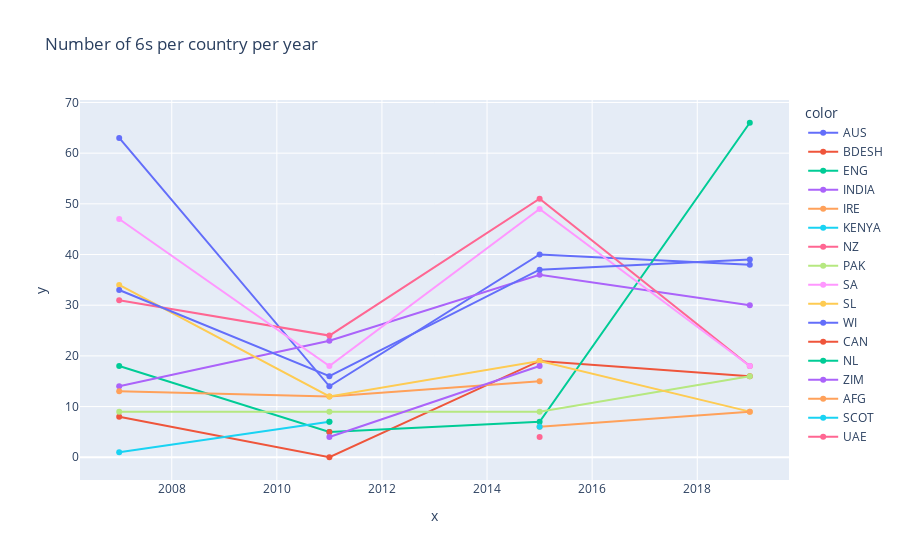

Here is the notebook cell this chart was saved with:
### Markdown cell above
#### Inference : 

-   The Strike Rate of West Indian players is decreasing.
-   The SR of Pakistan and Ireland seems to be improving from 2019
-   The SR of Bangladeshhas been improving since 2007
-   India has maintaned almost the same strike rate over the last 4 seasons

### Code cell
year_grouped = df.groupby(['Year','Country'])['6s'].sum()
# sns.scatterplot(data=year_grouped,x=year_grouped.index,y=year_grouped.values)

fig = px.line(year_grouped, x=[x[0] for x in year_grouped.index], y=year_grouped.values,color=[x[1] for x in year_grouped.index], title='Number of 6s per country per year', markers=True)
fig.update_traces(textposition="bottom right")
fig.show()

### Figure 1 — Plotly figure (JSON) as saved in the notebook; plotly's stock layout.template omitted (floating-point values rounded to 4 significant figures)
{"data": [{"hovertemplate": "color=AUS<br>x=%{x}<br>y=%{y}<extra></extra>", "legendgroup": "AUS", "line": {"color": "#636efa", "dash": "solid"}, "marker": {"symbol": "circle"}, "mode": "lines+markers", "name": "AUS", "orientation": "v", "showlegend": true, "textposition": "bottom right", "type": "scatter", "x": [2007, 2011, 2015, 2019], "xaxis": "x", "y": [63, 14, 40, 38], "yaxis": "y"}, {"hovertemplate": "color=BDESH<br>x=%{x}<br>y=%{y}<extra></extra>", "legendgroup": "BDESH", "line": {"color": "#EF553B", "dash": "solid"}, "marker": {"symbol": "circle"}, "mode": "lines+markers", "name": "BDESH", "orientation": "v", "showlegend": true, "textposition": "bottom right", "type": "scatter", "x": [2007, 2011, 2015, 2019], "xaxis": "x", "y": [8, 0, 19, 16], "yaxis": "y"}, {"hovertemplate": "color=ENG<br>x=%{x}<br>y=%{y}<extra></extra>", "legendgroup": "ENG", "line": {"color": "#00cc96", "dash": "solid"}, "marker": {"symbol": "circle"}, "mode": "lines+markers", "name": "ENG", "orientation": "v", "showlegend": true, "textposition": "bottom right", "type": "scatter", "x": [2007, 2011, 2015, 2019], "xaxis": "x", "y": [18, 5, 7, 66], "yaxis": "y"}, {"hovertemplate": "color=INDIA<br>x=%{x}<br>y=%{y}<extra></extra>", "legendgroup": "INDIA", "line": {"color": "#ab63fa", "dash": "solid"}, "marker": {"symbol": "circle"}, "mode": "lines+markers", "name": "INDIA", "orientation": "v", "showlegend": true, "textposition": "bottom right", "type": "scatter", "x": [2007, 2011, 2015, 2019], "xaxis": "x", "y": [14, 23, 36, 30], "yaxis": "y"}, {"hovertemplate": "color=IRE<br>x=%{x}<br>y=%{y}<extra></extra>", "legendgroup": "IRE", "line": {"color": "#FFA15A", "dash": "solid"}, "marker": {"symbol": "circle"}, "mode": "lines+markers", "name": "IRE", "orientation": "v", "showlegend": true, "textposition": "bottom right", "type": "scatter", "x": [2007, 2011, 2015], "xaxis": "x", "y": [13, 12, 15], "yaxis": "y"}, {"hovertemplate": "color=KENYA<br>x=%{x}<br>y=%{y}<extra></extra>", "legendgroup": "KENYA", "line": {"color": "#19d3f3", "dash": "solid"}, "marker": {"symbol": "circle"}, "mode": "lines+markers", "name": "KENYA", "orientation": "v", "showlegend": true, "textposition": "bottom right", "type": "scatter", "x": [2007, 2011], "xaxis": "x", "y": [1, 7], "yaxis": "y"}, {"hovertemplate": "color=NZ<br>x=%{x}<br>y=%{y}<extra></extra>", "legendgroup": "NZ", "line": {"color": "#FF6692", "dash": "solid"}, "marker": {"symbol": "circle"}, "mode": "lines+markers", "name": "NZ", "orientation": "v", "showlegend": true, "textposition": "bottom right", "type": "scatter", "x": [2007, 2011, 2015, 2019], "xaxis": "x", "y": [31, 24, 51, 18], "yaxis": "y"}, {"hovertemplate": "color=PAK<br>x=%{x}<br>y=%{y}<extra></extra>", "legendgroup": "PAK", "line": {"color": "#B6E880", "dash": "solid"}, "marker": {"symbol": "circle"}, "mode": "lines+markers", "name": "PAK", "orientation": "v", "showlegend": true, "textposition": "bottom right", "type": "scatter", "x": [2007, 2011, 2015, 2019], "xaxis": "x", "y": [9, 9, 9, 16], "yaxis": "y"}, {"hovertemplate": "color=SA<br>x=%{x}<br>y=%{y}<extra></extra>", "legendgroup": "SA", "line": {"color": "#FF97FF", "dash": "solid"}, "marker": {"symbol": "circle"}, "mode": "lines+markers", "name": "SA", "orientation": "v", "showlegend": true, "textposition": "bottom right", "type": "scatter", "x": [2007, 2011, 2015, 2019], "xaxis": "x", "y": [47, 18, 49, 18], "yaxis": "y"}, {"hovertemplate": "color=SL<br>x=%{x}<br>y=%{y}<extra></extra>", "legendgroup": "SL", "line": {"color": "#FECB52", "dash": "solid"}, "marker": {"symbol": "circle"}, "mode": "lines+markers", "name": "SL", "orientation": "v", "showlegend": true, "textposition": "bottom right", "type": "scatter", "x": [2007, 2011, 2015, 2019], "xaxis": "x", "y": [34, 12, 19, 9], "yaxis": "y"}, {"hovertemplate": "color=WI<br>x=%{x}<br>y=%{y}<extra></extra>", "legendgroup": "WI", "line": {"color": "#636efa", "dash": "solid"}, "marker": {"symbol": "circle"}, "mode": "lines+markers", "name": "WI", "orientation": "v", "showlegend": true, "textposition": "bottom right", "type": "scatter", "x": [2007, 2011, 2015, 2019], "xaxis": "x", "y": [33, 16, 37, 39], "yaxis": "y"}, {"hovertemplate": "color=CAN<br>x=%{x}<br>y=%{y}<extra></extra>", "legendgroup": "CAN", "line": {"color": "#EF553B", "dash": "solid"}, "marker": {"symbol": "circle"}, "mode": "lines+markers", "name": "CAN", "orientation": "v", "showlegend": true, "textposition": "bottom right", "type": "scatter", "x": [2011], "xaxis": "x", "y": [5], "yaxis": "y"}, {"hovertemplate": "color=NL<br>x=%{x}<br>y=%{y}<extra></extra>", "legendgroup": "NL", "line": {"color": "#00cc96", "dash": "solid"}, "marker": {"symbol": "circle"}, "mode": "lines+markers", "name": "NL", "orientation": "v", "showlegend": true, "textposition": "bottom right", "type": "scatter", "x": [2011], "xaxis": "x", "y": [7], "yaxis": "y"}, {"hovertemplate": "color=ZIM<br>x=%{x}<br>y=%{y}<extra></extra>", "legendgroup": "ZIM", "line": {"color": "#ab63fa", "dash": "solid"}, "marker": {"symbol": "circle"}, "mode": "lines+markers", "name": "ZIM", "orientation": "v", "showlegend": true, "textposition": "bottom right", "type": "scatter", "x": [2011, 2015], "xaxis": "x", "y": [4, 18], "yaxis": "y"}, {"hovertemplate": "color=AFG<br>x=%{x}<br>y=%{y}<extra></extra>", "legendgroup": "AFG", "line": {"color": "#FFA15A", "dash": "solid"}, "marker": {"symbol": "circle"}, "mode": "lines+markers", "name": "AFG", "orientation": "v", "showlegend": true, "textposition": "bottom right", "type": "scatter", "x": [2015, 2019], "xaxis": "x", "y": [6, 9], "yaxis": "y"}, {"hovertemplate": "color=SCOT<br>x=%{x}<br>y=%{y}<extra></extra>", "legendgroup": "SCOT", "line": {"color": "#19d3f3", "dash": "solid"}, "marker": {"symbol": "circle"}, "mode": "lines+markers", "name": "SCOT", "orientation": "v", "showlegend": true, "textposition": "bottom right", "type": "scatter", "x": [2015], "xaxis": "x", "y": [6], "yaxis": "y"}, {"hovertemplate": "color=UAE<br>x=%{x}<br>y=%{y}<extra></extra>", "legendgroup": "UAE", "line": {"color": "#FF6692", "dash": "solid"}, "marker": {"symbol": "circle"}, "mode": "lines+markers", "name": "UAE", "orientation": "v", "showlegend": true, "textposition": "bottom right", "type": "scatter", "x": [2015], "xaxis": "x", "y": [4], "yaxis": "y"}], "layout": {"legend": {"title": {"text": "color"}, "tracegroupgap": 0}, "title": {"text": "Number of 6s per country per year"}, "xaxis": {"anchor": "y", "domain": [0, 1], "title": {"text": "x"}}, "yaxis": {"anchor": "x", "domain": [0, 1], "title": {"text": "y"}}}}
